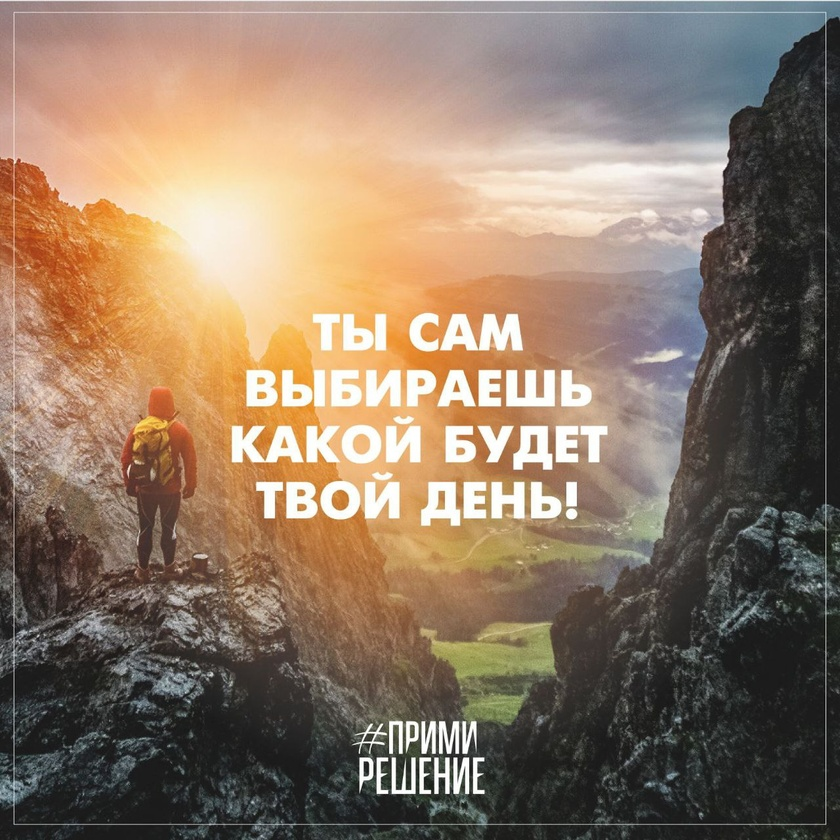
#> input picture 5353018101685414307.jpg, 840 x 840 px, shrunk from 1280 x 1280 before the run, given in place of img.png, which was not available
$ python script.py
#> lines starting #> are read from the running program, lines starting #| are printed output that depends on the picture; pictures that were not available may be replaced by others from this repository, and a replacement may not be noted
import cv2
import numpy as np

def find_template(img, template):
    # Преобразуем изображения в оттенки серого
    img_gray = cv2.cvtColor(img, cv2.COLOR_BGR2GRAY)
    template_gray = cv2.cvtColor(template, cv2.COLOR_BGR2GRAY)

    # Метод сопоставления шаблонов
    res = cv2.matchTemplate(img_gray, template_gray, cv2.TM_CCOEFF_NORMED)

    # Поиск максимального значения
    min_val, max_val, min_loc, max_loc = cv2.minMaxLoc(res)

    # Рисуем прямоугольник вокруг найденного шаблона
    top_left = max_loc
    bottom_right = (top_left[0] + w, top_left[1] + h)
    cv2.rectangle(img,top_left, bottom_right, 255, 2)

    cv2.imshow('Detected Point',img)
    cv2.waitKey(0)
    cv2.destroyAllWindows()


image_path = 'img.png'
template_path = 'target.png'
img = cv2.imread(image_path, cv2.IMREAD_GRAYSCALE)
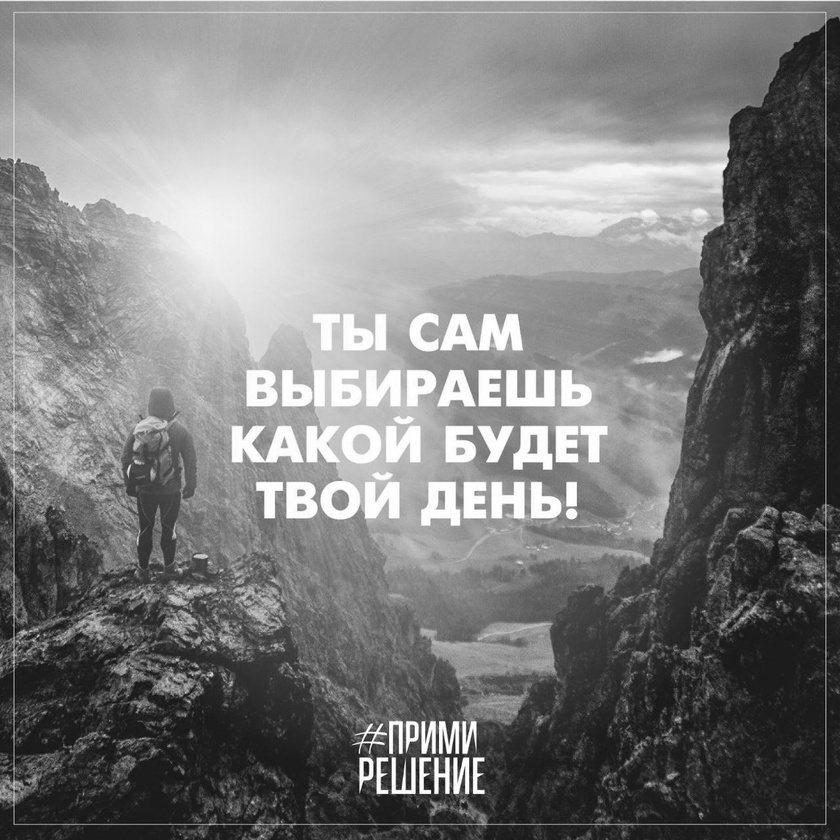
#> img: shape (840, 840); min 0, max 255, mean 125.6
template = cv2.imread(template_path, cv2.IMREAD_GRAYSCALE)
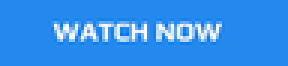
#> input picture template_with_diff_resolution/target.png, 96 x 22 px, shrunk from 147 x 34 before the run (shown 3 times larger)
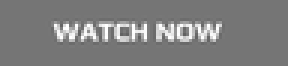
#> template: shape (22, 96) (shown 3 times larger); min 97, max 255, mean 127.2
#> (the run stopped early here; a loop or call above may not have finished)
